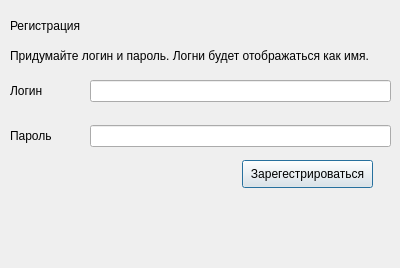
<?xml version="1.0" encoding="UTF-8"?>
<ui version="4.0">
 <class>Dialog</class>
 <widget class="QDialog" name="Dialog">
  <property name="geometry">
   <rect>
    <x>0</x>
    <y>0</y>
    <width>400</width>
    <height>268</height>
   </rect>
  </property>
  <property name="windowTitle">
   <string>Dialog</string>
  </property>
  <widget class="QLabel" name="label">
   <property name="geometry">
    <rect>
     <x>10</x>
     <y>10</y>
     <width>161</width>
     <height>31</height>
    </rect>
   </property>
   <property name="styleSheet">
    <string notr="true">font: 16pt &quot;MS Shell Dlg 2&quot;;</string>
   </property>
   <property name="text">
    <string>Регистрация</string>
   </property>
  </widget>
  <widget class="QLabel" name="label_2">
   <property name="geometry">
    <rect>
     <x>10</x>
     <y>40</y>
     <width>381</width>
     <height>31</height>
    </rect>
   </property>
   <property name="text">
    <string>Придумайте логин и пароль. Логни будет отображаться как имя.</string>
   </property>
  </widget>
  <widget class="QLabel" name="label_3">
   <property name="geometry">
    <rect>
     <x>10</x>
     <y>80</y>
     <width>61</width>
     <height>21</height>
    </rect>
   </property>
   <property name="styleSheet">
    <string notr="true">font: 12pt &quot;MS Shell Dlg 2&quot;;</string>
   </property>
   <property name="text">
    <string>Логин</string>
   </property>
  </widget>
  <widget class="QLineEdit" name="lineEdit">
   <property name="geometry">
    <rect>
     <x>90</x>
     <y>80</y>
     <width>301</width>
     <height>22</height>
    </rect>
   </property>
  </widget>
  <widget class="QLabel" name="label_4">
   <property name="geometry">
    <rect>
     <x>10</x>
     <y>120</y>
     <width>71</width>
     <height>31</height>
    </rect>
   </property>
   <property name="styleSheet">
    <string notr="true">font: 12pt &quot;MS Shell Dlg 2&quot;;</string>
   </property>
   <property name="text">
    <string>Пароль</string>
   </property>
  </widget>
  <widget class="QLineEdit" name="lineEdit_2">
   <property name="geometry">
    <rect>
     <x>90</x>
     <y>125</y>
     <width>301</width>
     <height>22</height>
    </rect>
   </property>
  </widget>
  <widget class="QPushButton" name="pushButton">
   <property name="geometry">
    <rect>
     <x>242</x>
     <y>160</y>
     <width>131</width>
     <height>28</height>
    </rect>
   </property>
   <property name="text">
    <string>Зарегестрироваться</string>
   </property>
  </widget>
  <widget class="QLabel" name="label_5">
   <property name="geometry">
    <rect>
     <x>10</x>
     <y>160</y>
     <width>231</width>
     <height>31</height>
    </rect>
   </property>
   <property name="text">
    <string> </string>
   </property>
  </widget>
 </widget>
 <resources/>
 <connections/>
</ui>
